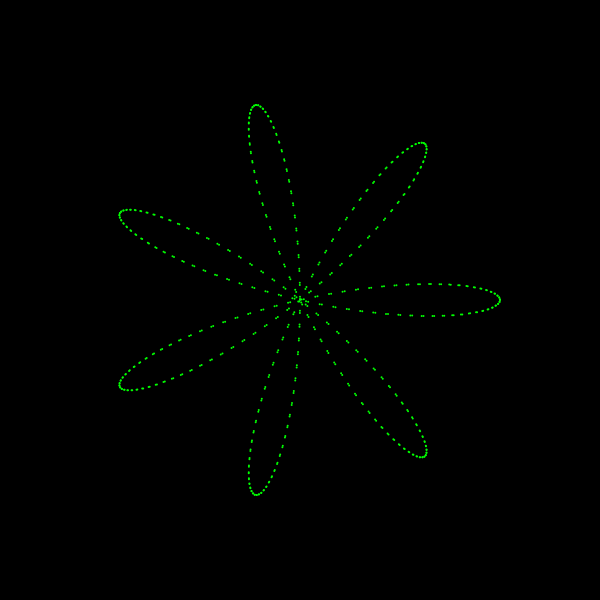
Frame 1 (no input)
Frame 60 (no input): identical to frame 1, image omitted
Frame 120 (the mouse pressed at the canvas centre since frame 60): identical to frame 1, image omitted

The p5.js sketch that drew this single still picture (run headless with seeded random() and noise() and a simulated clock; from frame 60 on, the mouse is pressed at the canvas centre):

// p5.js sketch
// ── sketch.js
// Dan Shiffman, Coding Challenge #55
// https://youtu.be/f5QBExMNB1I
// https://en.wikipedia.org/wiki/Rose_%28mathematics%29
function setup() {
  createCanvas(600, 600);
}

function draw() {
  background(0);
  translate(width / 2, height / 2);

  for (var a = 0; a < TWO_PI; a += 0.01) {
    var r = 200 * cos(7 * a);
    var x = r * cos(a);
    var y = r * sin(a);
    stroke(0, 255, 0);
    strokeWeight(2);
    point(x, y);
  }
}
